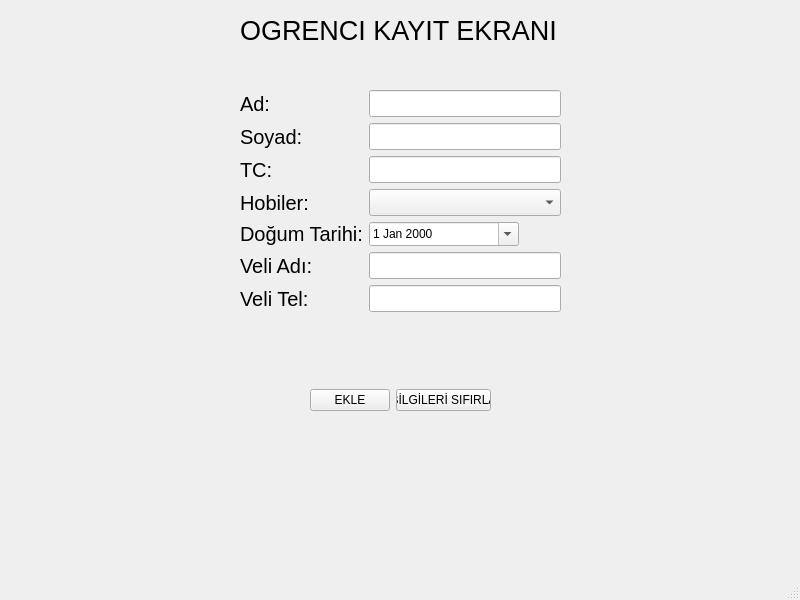
<?xml version="1.0" encoding="UTF-8"?>
<ui version="4.0">
 <class>MainWindow</class>
 <widget class="QMainWindow" name="MainWindow">
  <property name="geometry">
   <rect>
    <x>0</x>
    <y>0</y>
    <width>800</width>
    <height>600</height>
   </rect>
  </property>
  <property name="windowTitle">
   <string>MainWindow</string>
  </property>
  <widget class="QWidget" name="centralwidget">
   <widget class="QLabel" name="label">
    <property name="geometry">
     <rect>
      <x>240</x>
      <y>20</y>
      <width>341</width>
      <height>21</height>
     </rect>
    </property>
    <property name="font">
     <font>
      <pointsize>20</pointsize>
     </font>
    </property>
    <property name="text">
     <string>ÖĞRENCİ KAYIT EKRANI</string>
    </property>
   </widget>
   <widget class="QWidget" name="formLayoutWidget">
    <property name="geometry">
     <rect>
      <x>240</x>
      <y>90</y>
      <width>321</width>
      <height>260</height>
     </rect>
    </property>
    <layout class="QFormLayout" name="formLayout">
     <item row="0" column="0">
      <widget class="QLabel" name="label_2">
       <property name="font">
        <font>
         <pointsize>15</pointsize>
        </font>
       </property>
       <property name="text">
        <string>Ad:</string>
       </property>
      </widget>
     </item>
     <item row="0" column="1">
      <widget class="QLineEdit" name="txt_ad">
       <property name="font">
        <font>
         <pointsize>12</pointsize>
        </font>
       </property>
      </widget>
     </item>
     <item row="2" column="1">
      <widget class="QLineEdit" name="txt_soyad">
       <property name="font">
        <font>
         <pointsize>12</pointsize>
        </font>
       </property>
      </widget>
     </item>
     <item row="2" column="0">
      <widget class="QLabel" name="label_3">
       <property name="font">
        <font>
         <pointsize>15</pointsize>
        </font>
       </property>
       <property name="text">
        <string>Soyad:</string>
       </property>
      </widget>
     </item>
     <item row="3" column="0">
      <widget class="QLabel" name="label_4">
       <property name="font">
        <font>
         <pointsize>15</pointsize>
        </font>
       </property>
       <property name="text">
        <string>TC:</string>
       </property>
      </widget>
     </item>
     <item row="3" column="1">
      <widget class="QLineEdit" name="txt_tc">
       <property name="font">
        <font>
         <pointsize>12</pointsize>
        </font>
       </property>
      </widget>
     </item>
     <item row="5" column="0">
      <widget class="QLabel" name="label_5">
       <property name="font">
        <font>
         <pointsize>15</pointsize>
        </font>
       </property>
       <property name="text">
        <string>Hobiler:</string>
       </property>
      </widget>
     </item>
     <item row="5" column="1">
      <widget class="QComboBox" name="cmb_hobiler">
       <property name="font">
        <font>
         <pointsize>12</pointsize>
        </font>
       </property>
       <property name="currentIndex">
        <number>-1</number>
       </property>
       <item>
        <property name="text">
         <string>Yüzmek</string>
        </property>
       </item>
       <item>
        <property name="text">
         <string>Satranç Oynamak</string>
        </property>
       </item>
       <item>
        <property name="text">
         <string>Bilgisayar Oynamak</string>
        </property>
       </item>
       <item>
        <property name="text">
         <string>Festivallere Katılmak</string>
        </property>
       </item>
       <item>
        <property name="text">
         <string>Futbol Oynamak</string>
        </property>
       </item>
       <item>
        <property name="text">
         <string>Yazılım programlamak</string>
        </property>
       </item>
       <item>
        <property name="text">
         <string>Resim Yapmak</string>
        </property>
       </item>
      </widget>
     </item>
     <item row="6" column="1">
      <widget class="QDateEdit" name="dt_dogumtarihi">
       <property name="sizePolicy">
        <sizepolicy hsizetype="Preferred" vsizetype="Preferred">
         <horstretch>0</horstretch>
         <verstretch>0</verstretch>
        </sizepolicy>
       </property>
       <property name="maximumSize">
        <size>
         <width>150</width>
         <height>16777215</height>
        </size>
       </property>
       <property name="calendarPopup">
        <bool>true</bool>
       </property>
      </widget>
     </item>
     <item row="6" column="0">
      <widget class="QLabel" name="label_6">
       <property name="font">
        <font>
         <pointsize>15</pointsize>
        </font>
       </property>
       <property name="text">
        <string>Doğum Tarihi:</string>
       </property>
      </widget>
     </item>
     <item row="8" column="1">
      <widget class="QLineEdit" name="txt_veliadi">
       <property name="font">
        <font>
         <pointsize>12</pointsize>
        </font>
       </property>
      </widget>
     </item>
     <item row="8" column="0">
      <widget class="QLabel" name="label_7">
       <property name="font">
        <font>
         <pointsize>15</pointsize>
        </font>
       </property>
       <property name="text">
        <string>Veli Adı:</string>
       </property>
      </widget>
     </item>
     <item row="10" column="1">
      <widget class="QLineEdit" name="txt_velitel">
       <property name="font">
        <font>
         <pointsize>12</pointsize>
        </font>
       </property>
      </widget>
     </item>
     <item row="10" column="0">
      <widget class="QLabel" name="label_8">
       <property name="font">
        <font>
         <pointsize>15</pointsize>
        </font>
       </property>
       <property name="text">
        <string>Veli Tel:</string>
       </property>
      </widget>
     </item>
    </layout>
   </widget>
   <widget class="QWidget" name="horizontalLayoutWidget">
    <property name="geometry">
     <rect>
      <x>310</x>
      <y>360</y>
      <width>181</width>
      <height>80</height>
     </rect>
    </property>
    <layout class="QHBoxLayout" name="horizontalLayout">
     <item>
      <widget class="QPushButton" name="btn_ekle">
       <property name="text">
        <string>EKLE</string>
       </property>
      </widget>
     </item>
     <item>
      <widget class="QPushButton" name="btn_sifirla">
       <property name="text">
        <string>BİLGİLERİ SIFIRLA</string>
       </property>
      </widget>
     </item>
    </layout>
   </widget>
  </widget>
  <widget class="QMenuBar" name="menubar">
   <property name="geometry">
    <rect>
     <x>0</x>
     <y>0</y>
     <width>800</width>
     <height>21</height>
    </rect>
   </property>
  </widget>
  <widget class="QStatusBar" name="statusbar"/>
 </widget>
 <resources/>
 <connections/>
</ui>
